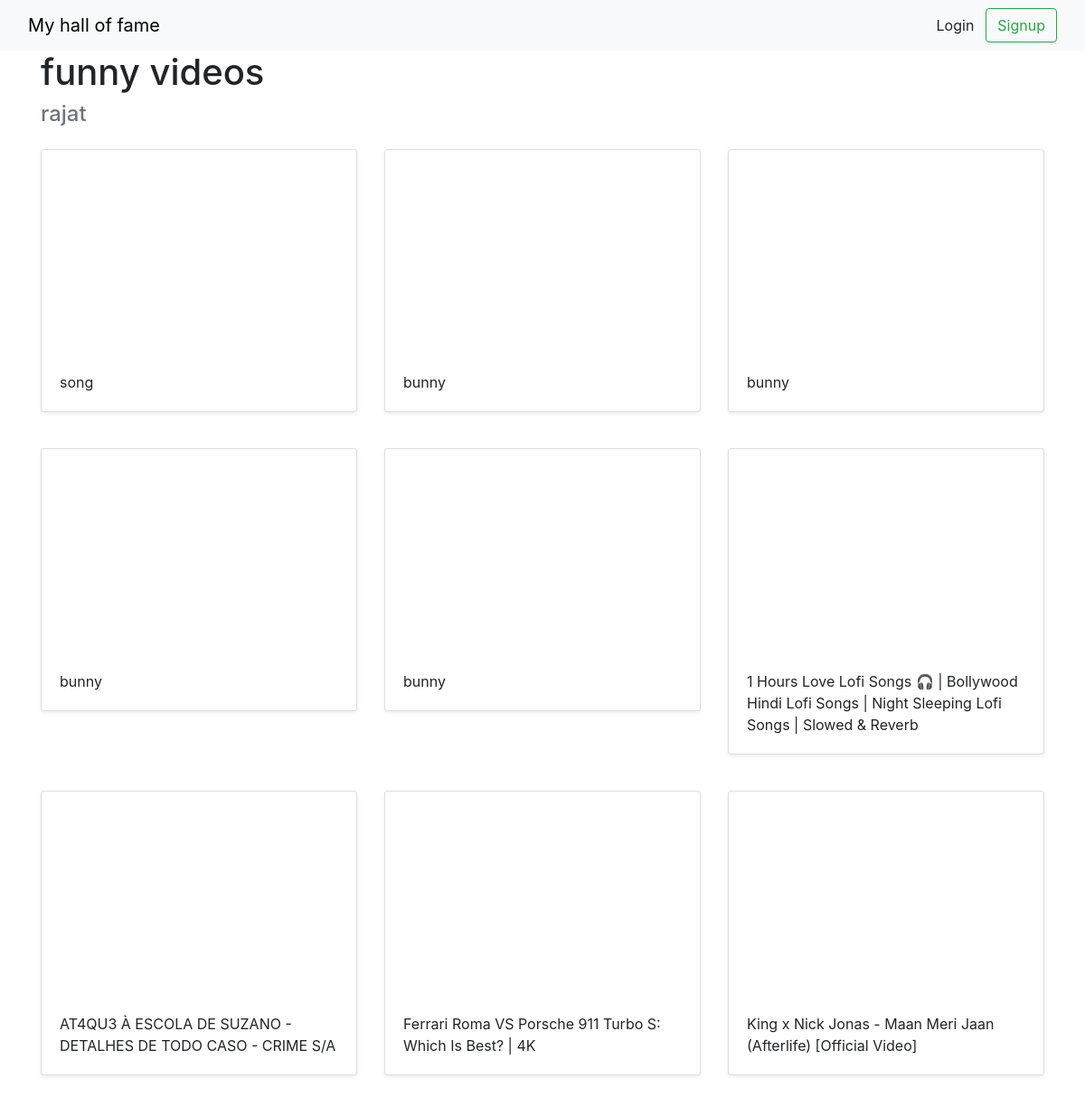
Before: /halloffame/2 with the older database file.
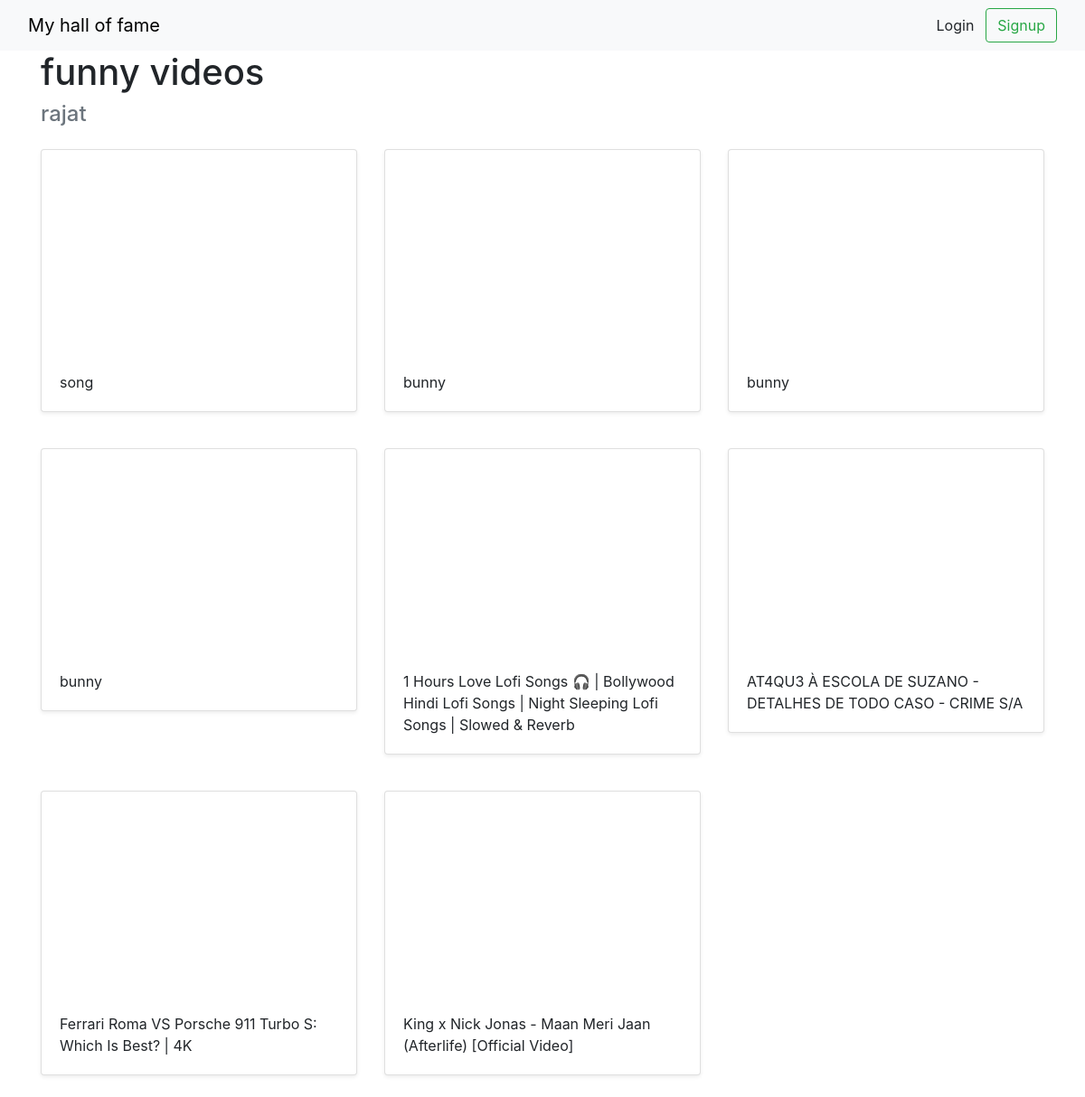
After: the same page with the newer database file.
### halls/models.py (models this page shows)
class Video(models.Model):
    title = models.CharField(max_length=255)
    url = models.URLField()
    youtube_id = models.CharField(max_length=255)
    hall = models.ForeignKey(Hall, on_delete=models.CASCADE)

### halls/views.py (the view)
# urls.py: path('halloffame/<int:pk>', views.DetailHall.as_view(), name='detail_hall'),
class DetailHall(generic.DetailView):
    model = Hall
    template_name = 'halls/detail_hall.html'

### halls/templates/halls/detail_hall.html (shortened to what this page needs)
{% extends 'halls/base.html' %}
{% block content %}
<div class="container">
    <h1> {{ hall.title }} </h1>
    <h4 class="text-muted"> {{ hall.user.username }} </h4>
    <div class="row">
        {% for video in hall.video_set.all %}
        <div class="col-md-4 mt-3">
            <div class="card mb-4 shadow-sm">
                <iframe width="100%" height="225" src="https://www.youtube.com/embed/{{ video.youtube_id }}"
                    frameborder="0"
                    allow="accelerometer; autoplay; clipboard-write; encrypted-media; gyroscope; picture-in-picture; web-share"
                    allowfullscreen></iframe>
                <div class="card-body">
                    <p class="card-text">{{ video.title }}</p>
                </div>
            </div>
        </div>
        {% endfor %}
    </div>
</div>
{% endblock %}

Changed rows visible on the page:
removed Video: title "bunny"
